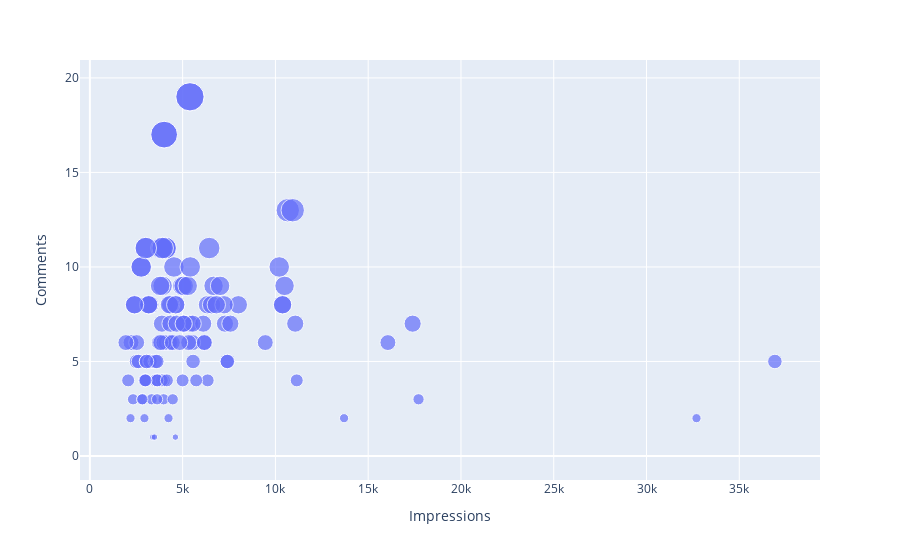

Notebook code cell kept with this figure:
### Code cell
px.scatter(data_frame=df,x='Impressions',y='Comments', size='Comments')

### Figure 1 — Plotly figure (JSON) as saved in the notebook; plotly's stock layout.template omitted (floating-point values rounded to 4 significant figures)
{"data": [{"hovertemplate": "Impressions=%{x}<br>Comments=%{marker.size}<extra></extra>", "legendgroup": "", "marker": {"color": "#636efa", "size": [9, 7, 11, 10, 5, 7, 5, 4, 6, 6, 6, 8, 7, 5, 6, 7, 17, 8, 6, 8, 4, 3, 7, 5, 8, 11, 19, 10, 11, 11, 9, 11, 8, 6, 7, 6, 3, 4, 2, 6, 6, 4, 8, 4, 9, 6, 4, 3, 5, 8, 4, 9, 2, 11, 13, 6, 9, 1, 3, 5, 7, 8, 2, 0, 7, 3, 6, 13, 9, 0, 1, 5, 5, 7, 8, 3, 9, 6, 4, 6, 7, 9, 7, 17, 8, 6, 8, 4, 3, 5, 8, 4, 5, 8, 11, 19, 10, 11, 11, 10, 6, 8, 4, 1, 4, 7, 8, 7, 8, 3, 5, 6, 4, 10, 2, 4, 0, 2, 5], "sizemode": "area", "sizeref": 0.0475, "symbol": "circle"}, "mode": "markers", "name": "", "orientation": "v", "showlegend": false, "type": "scatter", "x": [3920, 5394, 4021, 4528, 2518, 3884, 2621, 3541, 3749, 4115, 2218, 3234, 4344, 3216, 9453, 5055, 4002, 3169, 6168, 2407, 2064, 3973, 7281, 3052, 4628, 4082, 5394, 2766, 3924, 3015, 6666, 3854, 4355, 4343, 6108, 2523, 2327, 3990, 2191, 1941, 16062, 4998, 4289, 3880, 3786, 4298, 3630, 2826, 7407, 10386, 2998, 7018, 2941, 6432, 10667, 3988, 4978, 3388, 4467, 3246, 5072, 6339, 4239, 3454, 7571, 3333, 3818, 10933, 5058, 3601, 3480, 3525, 3606, 5542, 6559, 3623, 10493, 4446, 2957, 5538, 4681, 5273, 5055, 4002, 3169, 6168, 2407, 3630, 2826, 7407, 10386, 2998, 3052, 4628, 4082, 5394, 2766, 3924, 3015, 5409, 5323, 8001, 4150, 4609, 6348, 11068, 7231, 17396, 6814, 17713, 5563, 4842, 11149, 10206, 13700, 5731, 4139, 32695, 36919], "xaxis": "x", "y": [9, 7, 11, 10, 5, 7, 5, 4, 6, 6, 6, 8, 7, 5, 6, 7, 17, 8, 6, 8, 4, 3, 7, 5, 8, 11, 19, 10, 11, 11, 9, 11, 8, 6, 7, 6, 3, 4, 2, 6, 6, 4, 8, 4, 9, 6, 4, 3, 5, 8, 4, 9, 2, 11, 13, 6, 9, 1, 3, 5, 7, 8, 2, 0, 7, 3, 6, 13, 9, 0, 1, 5, 5, 7, 8, 3, 9, 6, 4, 6, 7, 9, 7, 17, 8, 6, 8, 4, 3, 5, 8, 4, 5, 8, 11, 19, 10, 11, 11, 10, 6, 8, 4, 1, 4, 7, 8, 7, 8, 3, 5, 6, 4, 10, 2, 4, 0, 2, 5], "yaxis": "y"}], "layout": {"legend": {"itemsizing": "constant", "tracegroupgap": 0}, "margin": {"t": 60}, "xaxis": {"anchor": "y", "domain": [0, 1], "title": {"text": "Impressions"}}, "yaxis": {"anchor": "x", "domain": [0, 1], "title": {"text": "Comments"}}}}
